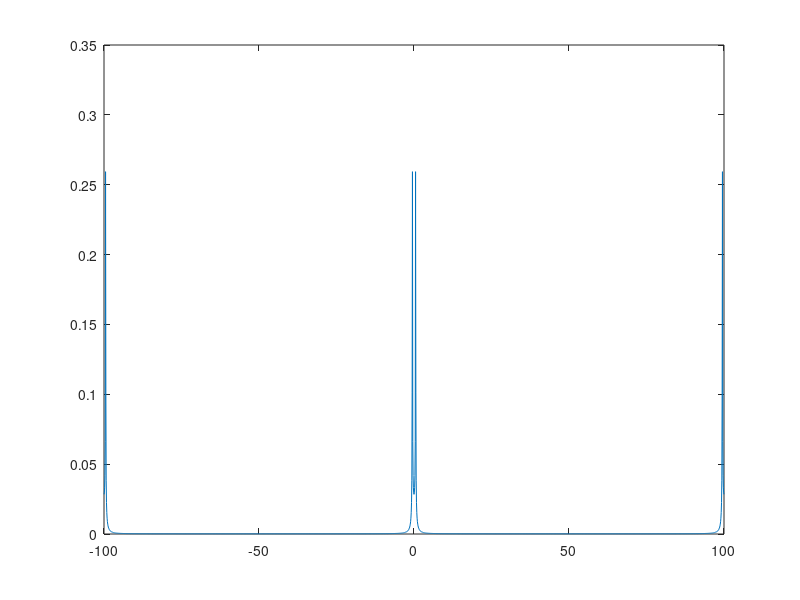

The MATLAB script that drew this image:
t = [-10:0.01:10];
sz = size(t,2);
F= [-100:0.1:100];
f = 0.53;

dft = zeros(1,size(F,2));

z = cos(2*pi*f*t);

for ( k =(1:size(F,2)))
  fa= F(k);
  za = e.^(2*pi*fa*t*-i);
  zout = za.*z;
  dft(k) = abs(sum(zout))/sz;
  end
  
  plot(F,dft)